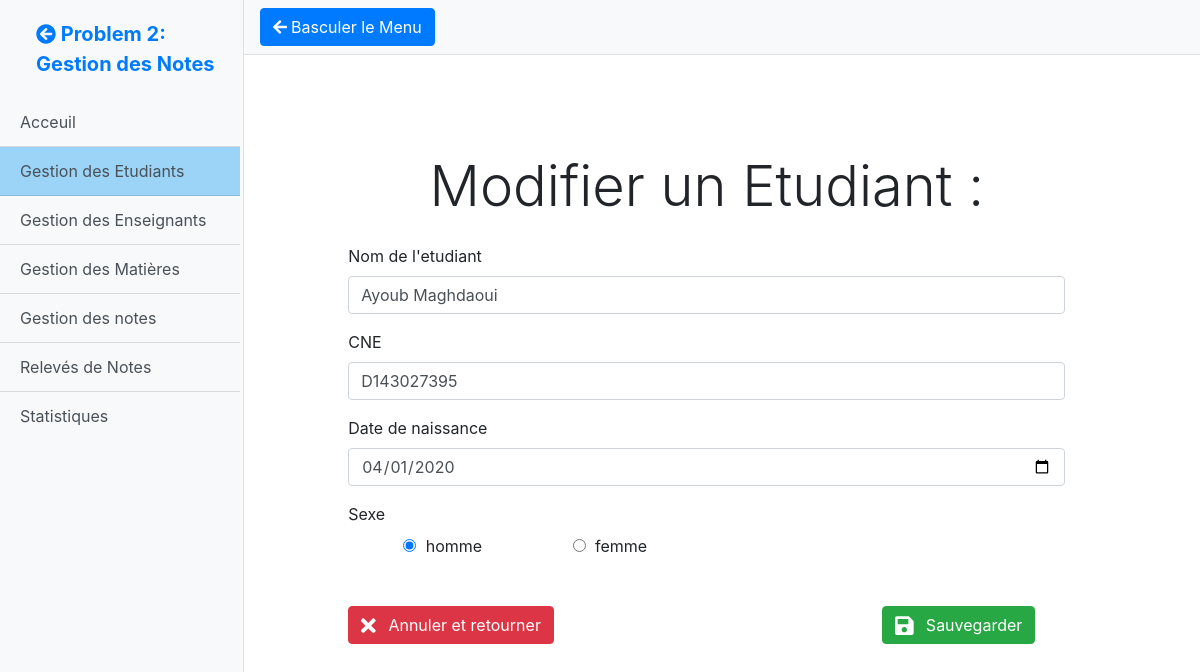
Screenshot of /Notes/Gestion_Des_Etudiants.php?Modify=10 with the database file from the repository.
### tables this page shows
CREATE TABLE `etudiant` (
  `num_etu` int(11) NOT NULL,
  `nom_etu` varchar(60) NOT NULL,
  `CNE` varchar(12) NOT NULL,
  `date_naiss` date NOT NULL,
  `sexe` varchar(6) NOT NULL
);

### Notes/Controllers/EtudiantController.php (called while the page is built, shortened)
<?php
    require_once('./Models/Etudiant.php');
    $etudiant = new Etudiant();
    if(isset($_GET['Modify'])&&(!empty($_GET['Modify']))&&(ctype_digit($_GET['Modify']))){
    if($etudiant->Find($_GET['Modify']))
    $found=true;
    }
?>

### Notes/Config/Config.php (called while the page is built)
<?php
return (object) array(
    'host' => 'localhost',
    'port'  =>  '3306',
    'username' => 'root',
    'password' => '',
    'database' => 'gestion_notes'
);
?>

### Notes/Classes/DB_Connexion.php (called while the page is built, shortened)
<?php
class DB_Connexion {
    protected function __construct()
    {
        $Config = include('./Config/Config.php');
        $this->host = $Config->host;
        $this->port = $Config->port;
        $this->username = $Config->username;
        $this->password = $Config->password;
        $this->database = $Config->database;
        $connexionString =  "mysql:dbname=".$this->database.";host=".$this->host.";port=".$this->port;
        try{
        $this->Connexion = new PDO($connexionString,$this->username,$this->password);
        }catch(PDOException $exc){
            trigger_error(" La connexion à la base de données a échouée vérifiez la base de donnée et sa configuration .",E_USER_ERROR);
        }
    }
}
?>

### Notes/Models/Etudiant.php (called while the page is built, shortened)
<?php
require_once("./Classes/DB_Connexion.php");
class Etudiant extends DB_Connexion implements DAO{
    public function Find(string $id){
        $string_of_search = " SELECT * FROM etudiant WHERE num_etu = $id ";
        $statement = $this->Connexion->query( $string_of_search);
        if( $statement && $row = $statement->fetch(PDO::FETCH_ASSOC) ){
            $this->nom_etu = $row['nom_etu'];
            $this->date_naiss = $row['date_naiss'];
            $this->CNE = $row['CNE'];
            $this->sexe = $row['sexe'];
            return true;
        }
        return false;
    }
}
?>

### Notes/Views/Modifier_un_etudiant.php (the view, shortened to what this page needs)
<?php
if( (isset($found) && $found) || ( (isset($Validation_Messages) && !empty($Validation_Messages)) || (isset($Empty_Messages) && !empty($Empty_Messages) )  ) ){
?>
<div class="container mt-5 h-100 align-content-center align-items-center">
    <div class="row w-100" style="margin-top: 50px;">
        <div class="col-md col-sm-12">
            <h2 class="display-4 text-center">
                Modifier un Etudiant :
            </h2>
        </div>
    </div>
    <div class="row w-100 my-3">
        <form action="./Gestion_Des_Etudiants.php" class="col-md-10 mx-auto" method="post">
            <div class="form-group">
                <label for="nom">Nom de l'etudiant</label>
                <input type="text" name="nom_etu" id="nom_etu" maxlength="50" minlength="4" class="form-control"
                    value="<?php echo $etudiant->nom_etu ?>" aria-describedby="helpId">
            </div>
            <div class="form-group">
                <label for="CNE">CNE</label>
                <input type="text" name="CNE" id="CNE" maxlength="12" minlength="10" class="form-control"
                    value="<?php echo $etudiant->CNE ?>" aria-describedby="helpId">
            </div>
            <div class="form-group">
                <label for="date_naiss">Date de naissance</label>
                <input type="date" name="date_naiss" id="date_naiss" class="form-control"
                    value="<?php echo $etudiant->date_naiss ?>" aria-describedby="helpId">
            </div>
            <div class="form-group w-100">
                <label for="Sex">Sexe</label>
                <ul class=" w-100 d-flex align-content-center align-items-center">
                    <li style="list-style: none;" class="col-md-3 col-sm col-xs-12">
                        <div class="form-check form-check-inline">
                            <label class="form-check-label">
                                <input class="form-check-input" type="radio"
                                    <?php if($etudiant->sexe=="homme") echo "checked"; ?> name="sexe" id=""
                                    value="homme">
                                homme
                            </label>
                        </div>
                    </li>
                    <li style="list-style: none;" class="col-md-3 col-sm col-xs-12">
                        <div class="form-check form-check-inline">
                            <label class="form-check-label">
                                <input class="form-check-input" type="radio" name="sexe"
                                    <?php if($etudiant->sexe!="homme") echo "checked"; ?> id="" value="femme">
                                femme
                            </label>
                        </div>
                    </li>
                </ul>
            </div>
            <div class="row mt-5 mb-3 w-100 ">
                <div class="col">
                    <a name="" id="" class="btn btn-danger" href="./Gestion_Des_Etudiants.php" role="button"> <i
                            class="fa fa-times fa-lg mr-2 aria-hidden=" true"></i> Annuler et retourner </a>
                </div>
                <div class="col ml-auto mr-0">
                    <button type="submit" name="modifyStudent" id="" class="btn btn-success ml-auto d-block" btn-lg
                        btn-block">
                        <i class="fas fa-save fa-lg mr-2"></i> Sauvegarder </button>
                </div>
            </div>
        </form>
    </div>
</div>
<?php } ?>

### css/simple-sidebar.css (style rules this page uses)
body { overflow-x: hidden; }

### rows the page displays
etudiant: nom_etu "Ayoub Maghdaoui", CNE "D143027395", date_naiss "04/01/2020", sexe "☑ homme", sexe "☐ femme"
